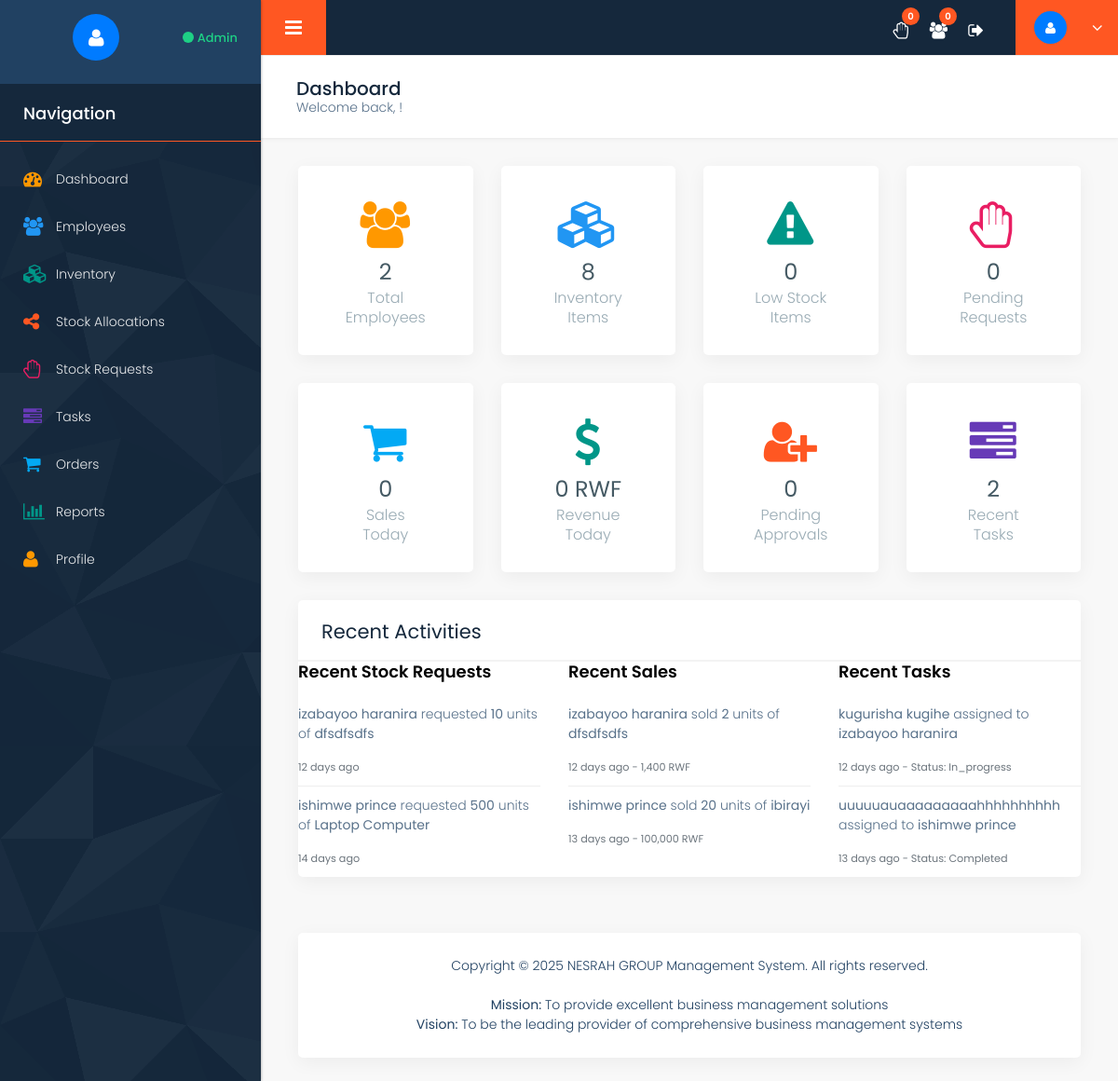
The page /dashboard.php (signed in) on the database as committed earlier.
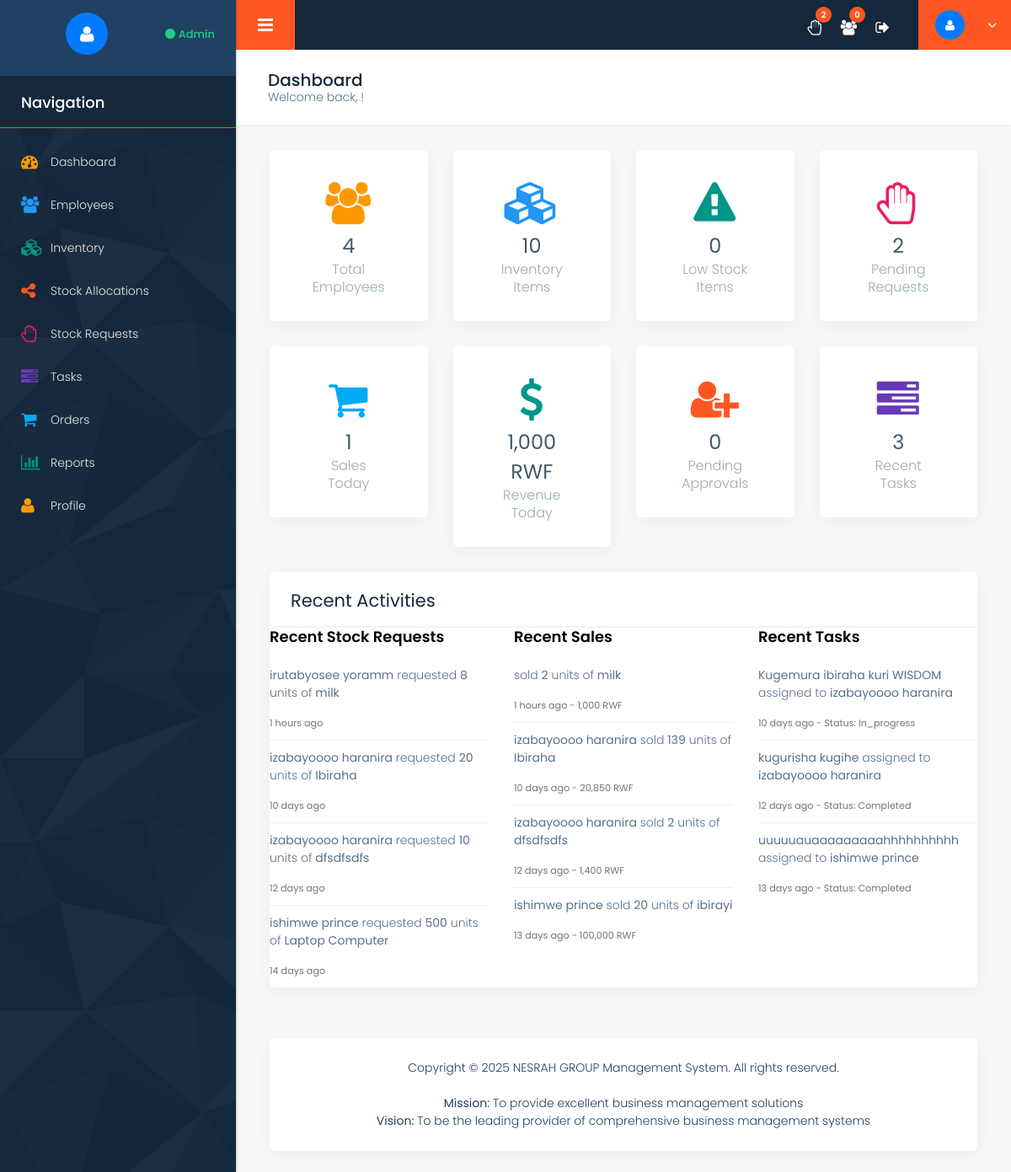
The same page on the database as committed later.
### tables this page shows
CREATE TABLE `stock_requests` (
  `id` int(11) NOT NULL,
  `item_id` int(11) NOT NULL,
  `user_id` int(11) NOT NULL,
  `requested_quantity` int(11) NOT NULL,
  `reason` text DEFAULT NULL,
  `status` enum('pending','approved','rejected') DEFAULT 'pending',
  `reviewed_by` int(11) DEFAULT NULL,
  `reviewed_at` timestamp NULL DEFAULT NULL,
  `admin_notes` text DEFAULT NULL,
  `created_at` timestamp NOT NULL DEFAULT current_timestamp()
);

CREATE TABLE `users` (
  `id` int(11) NOT NULL,
  `username` varchar(50) NOT NULL,
  `email` varchar(100) NOT NULL,
  `password` varchar(255) NOT NULL,
  `plain_password` varchar(255) DEFAULT NULL,
  `first_name` varchar(50) NOT NULL,
  `last_name` varchar(50) NOT NULL,
  `phone` varchar(20) DEFAULT NULL,
  `address` text DEFAULT NULL,
  `role` enum('admin','employee') DEFAULT 'employee',
  `status` enum('pending','active','inactive') DEFAULT 'pending',
  `created_at` timestamp NOT NULL DEFAULT current_timestamp(),
  `updated_at` timestamp NOT NULL DEFAULT current_timestamp() ON UPDATE current_timestamp()
);

CREATE TABLE `inventory` (
  `id` int(11) NOT NULL,
  `item_code` varchar(50) NOT NULL,
  `item_name` varchar(100) NOT NULL,
  `description` text DEFAULT NULL,
  `category` varchar(50) DEFAULT NULL,
  `unit_price` decimal(10,2) NOT NULL,
  `current_stock` int(11) DEFAULT 0,
  `reorder_level` int(11) DEFAULT 10,
  `created_at` timestamp NOT NULL DEFAULT current_timestamp(),
  `updated_at` timestamp NOT NULL DEFAULT current_timestamp() ON UPDATE current_timestamp()
);

CREATE TABLE `sales` (
  `id` int(11) NOT NULL,
  `user_id` int(11) NOT NULL,
  `item_id` int(11) NOT NULL,
  `customer_name` varchar(100) NOT NULL,
  `customer_phone` varchar(20) DEFAULT NULL,
  `customer_email` varchar(100) DEFAULT NULL,
  `quantity` int(11) NOT NULL,
  `unit_price` decimal(10,2) NOT NULL,
  `total_amount` decimal(10,2) NOT NULL,
  `payment_method` enum('cash','card','bank_transfer','credit') DEFAULT 'cash',
  `payment_status` enum('pending','paid','partial') DEFAULT 'paid',
  `notes` text DEFAULT NULL,
  `created_at` timestamp NOT NULL DEFAULT current_timestamp()
);

CREATE TABLE `tasks` (
  `id` int(11) NOT NULL,
  `title` varchar(200) NOT NULL,
  `description` text DEFAULT NULL,
  `assigned_to` int(11) NOT NULL,
  `assigned_by` int(11) NOT NULL,
  `priority` enum('low','medium','high','urgent') DEFAULT 'medium',
  `status` enum('pending','in_progress','completed','cancelled') DEFAULT 'pending',
  `due_date` date DEFAULT NULL,
  `completed_at` timestamp NULL DEFAULT NULL,
  `created_at` timestamp NOT NULL DEFAULT current_timestamp(),
  `updated_at` timestamp NOT NULL DEFAULT current_timestamp() ON UPDATE current_timestamp()
);

### config/config.php (called while the page is built, shortened)
<?php
function isLoggedIn() {
    return isset($_SESSION['user_id']) && !empty($_SESSION['user_id']);
}
function isAdmin() {
    return isLoggedIn() && isset($_SESSION['user_role']) && $_SESSION['user_role'] === ROLE_ADMIN;
}
function formatCurrency($amount) {
    return number_format($amount ?? 0, 0) . ' RWF';
}
function getTimeAgo($datetime) {
    $time = time() - strtotime($datetime);
    if ($time < 86400) return floor($time/3600) . ' hours ago';
    if ($time < 2592000) return floor($time/86400) . ' days ago';
    return floor($time/31536000) . ' years ago';
}
?>

### dashboard.php (the view, shortened to what the changed rows need)
<?php
require_once __DIR__ . '/includes/header.php';
$recent_activities = array();
if (isAdmin()) {
    $query = "SELECT sr.*, u.first_name, u.last_name, i.item_name
              FROM stock_requests sr
              JOIN users u ON sr.user_id = u.id
              JOIN inventory i ON sr.item_id = i.id
              ORDER BY sr.created_at DESC LIMIT 5";
    $stmt = $db->prepare($query);
    $stmt->execute();
    $recent_activities['stock_requests'] = $stmt->fetchAll();
    $query = "SELECT s.*, u.first_name, u.last_name, i.item_name
              FROM sales s
              JOIN users u ON s.user_id = u.id
              JOIN inventory i ON s.item_id = i.id
              ORDER BY s.created_at DESC LIMIT 5";
    $stmt = $db->prepare($query);
    $stmt->execute();
    $recent_activities['sales'] = $stmt->fetchAll();
    $query = "SELECT t.*, u1.first_name as assigned_to_name, u1.last_name as assigned_to_last,
                     u2.first_name as assigned_by_name, u2.last_name as assigned_by_last
              FROM tasks t
              JOIN users u1 ON t.assigned_to = u1.id
              JOIN users u2 ON t.assigned_by = u2.id
              ORDER BY t.created_at DESC LIMIT 5";
    $stmt = $db->prepare($query);
    $stmt->execute();
    $recent_activities['tasks'] = $stmt->fetchAll();
}
?>
<div class="row column_title">
    <div class="col-md-12">
        <div class="page_title">
            <h2>Dashboard</h2>
        </div>
    </div>
</div>
<?php if (isAdmin()): ?>
<div class="row column1">
    <div class="col-md-6 col-lg-3">
        <div class="full counter_section margin_bottom_30">
            <div class="couter_icon">
                <div>
                    <i class="fa fa-users yellow_color"></i>
                </div>
            </div>
            <div class="counter_no">
                <div>
                    <p class="total_no"><?php echo $stats['total_employees']; ?></p>
                    <p class="head_couter">Total Employees</p>
                </div>
            </div>
        </div>
    </div>
    <div class="col-md-6 col-lg-3">
        <div class="full counter_section margin_bottom_30">
            <div class="couter_icon">
                <div>
                    <i class="fa fa-cubes blue1_color"></i>
                </div>
            </div>
            <div class="counter_no">
                <div>
                    <p class="total_no"><?php echo $stats['total_items']; ?></p>
                    <p class="head_couter">Inventory Items</p>
                </div>
            </div>
        </div>
    </div>
    <div class="col-md-6 col-lg-3">
        <div class="full counter_section margin_bottom_30">
            <div class="couter_icon">
                <div>
                    <i class="fa fa-exclamation-triangle green_color"></i>
                </div>
            </div>
            <div class="counter_no">
                <div>
                    <p class="total_no"><?php echo $stats['low_stock_items']; ?></p>
                    <p class="head_couter">Low Stock Items</p>
                </div>
            </div>
        </div>
    </div>
    <div class="col-md-6 col-lg-3">
        <div class="full counter_section margin_bottom_30">
            <div class="couter_icon">
                <div>
                    <i class="fa fa-hand-paper-o red_color"></i>
                </div>
            </div>
            <div class="counter_no">
                <div>
                    <p class="total_no"><?php echo $stats['pending_requests']; ?></p>
                    <p class="head_couter">Pending Requests</p>
                </div>
            </div>
        </div>
    </div>
</div>
<div class="row column1">
    <div class="col-md-6 col-lg-3">
        <div class="full counter_section margin_bottom_30">
            <div class="couter_icon">
                <div>
                    <i class="fa fa-shopping-cart blue2_color"></i>
                </div>
            </div>
            <div class="counter_no">
                <div>
                    <p class="total_no"><?php echo $stats['sales_today_count']; ?></p>
                    <p class="head_couter">Sales Today</p>
                </div>
            </div>
        </div>
    </div>
    <div class="col-md-6 col-lg-3">
        <div class="full counter_section margin_bottom_30">
            <div class="couter_icon">
                <div>
                    <i class="fa fa-dollar green_color"></i>
                </div>
            </div>
            <div class="counter_no">
                <div>
                    <p class="total_no"><?php echo formatCurrency($stats['sales_today_amount']); ?></p>
                    <p class="head_couter">Revenue Today</p>
                </div>
            </div>
        </div>
    </div>
    <div class="col-md-6 col-lg-3">
        <div class="full counter_section margin_bottom_30">
            <div class="couter_icon">
                <div>
                    <i class="fa fa-user-plus orange_color"></i>
                </div>
            </div>
            <div class="counter_no">
                <div>
                    <p class="total_no"><?php echo $stats['pending_approvals']; ?></p>
                    <p class="head_couter">Pending Approvals</p>
                </div>
            </div>
        </div>
    </div>
    <div class="col-md-6 col-lg-3">
        <div class="full counter_section margin_bottom_30">
            <div class="couter_icon">
                <div>
                    <i class="fa fa-tasks purple_color"></i>
                </div>
            </div>
            <div class="counter_no">
                <div>
                    <p class="total_no"><?php echo count($recent_activities['tasks']); ?></p>
                    <p class="head_couter">Recent Tasks</p>
                </div>
            </div>
        </div>
    </div>
</div>
<?php endif; ?>
<div class="row column2">
    <div class="col-md-12">
        <div class="white_shd full margin_bottom_30">
            <div class="full graph_head">
                <div class="heading1 margin_0">
                    <h2>Recent Activities</h2>
                </div>
            </div>
            <div class="full graph_revenue">
                <div class="row">
                    <div class="col-md-12">
                        <div class="content">
                            <?php if (isAdmin()): ?>
                                <div class="row">
                                    <div class="col-md-4">
                                        <?php if (count($recent_activities['stock_requests']) > 0): ?>
                                            <?php foreach ($recent_activities['stock_requests'] as $request): ?>
                                                <div class="activity_item">
                                                    <p><strong><?php echo $request['first_name'] . ' ' . $request['last_name']; ?></strong> requested <strong><?php echo $request['requested_quantity']; ?></strong> units of <strong><?php echo $request['item_name']; ?></strong></p>
                                                    <small class="text-muted"><?php echo getTimeAgo($request['created_at']); ?></small>
                                                </div>
                                            <?php endforeach; ?>
                                        <?php else: ?>
                                            <p class="text-muted">No recent stock requests</p>
                                        <?php endif; ?>
                                    </div>
                                    <div class="col-md-4">
                                        <?php if (count($recent_activities['sales']) > 0): ?>
                                            <?php foreach ($recent_activities['sales'] as $sale): ?>
                                                <div class="activity_item">
                                                    <p><strong><?php echo $sale['first_name'] . ' ' . $sale['last_name']; ?></strong> sold <strong><?php echo $sale['quantity']; ?></strong> units of <strong><?php echo $sale['item_name']; ?></strong></p>
                                                    <small class="text-muted"><?php echo getTimeAgo($sale['created_at']); ?> - <?php echo formatCurrency($sale['total_amount']); ?></small>
                                                </div>
                                            <?php endforeach; ?>
                                        <?php else: ?>
                                            <p class="text-muted">No recent sales</p>
                                        <?php endif; ?>
                                    </div>
                                    <div class="col-md-4">
                                        <?php if (count($recent_activities['tasks']) > 0): ?>
                                            <?php foreach ($recent_activities['tasks'] as $task): ?>
                                                <div class="activity_item">
                                                    <p><strong><?php echo $task['title']; ?></strong> assigned to <strong><?php echo $task['assigned_to_name'] . ' ' . $task['assigned_to_last']; ?></strong></p>
                                                    <small class="text-muted"><?php echo getTimeAgo($task['created_at']); ?> - Status: <?php echo ucfirst($task['status']); ?></small>
                                                </div>
                                            <?php endforeach; ?>
                                        <?php else: ?>
                                            <p class="text-muted">No recent tasks</p>
                                        <?php endif; ?>
                                    </div>
                                </div>
                            <?php endif; ?>
                        </div>
                    </div>
                </div>
            </div>
        </div>
    </div>
</div>
<?php require_once __DIR__ . '/includes/footer.php'; ?>

### includes/header.php (shortened to what the changed rows need)
<?php
require_once __DIR__ . '/../config/config.php';
$stats = array(
    'total_employees' => 0,
    'pending_approvals' => 0,
    'total_items' => 0,
    'low_stock_items' => 0,
    'pending_requests' => 0,
    'sales_today_count' => 0,
    'sales_today_amount' => 0,
    'my_allocations' => 0,
    'my_tasks' => 0,
    'my_sales_today_count' => 0,
    'my_sales_today_amount' => 0,
    'attendance_today' => null
);
if (isAdmin()) {
    $query = "SELECT COUNT(*) as total FROM users WHERE role = 'employee'";
    $stmt = $db->prepare($query);
    $stmt->execute();
    $stats['total_employees'] = $stmt->fetch()['total'] ?? 0;
    $query = "SELECT COUNT(*) as total FROM users WHERE status = 'pending'";
    $stmt = $db->prepare($query);
    $stmt->execute();
    $stats['pending_approvals'] = $stmt->fetch()['total'] ?? 0;
    $query = "SELECT COUNT(*) as total FROM inventory";
    $stmt = $db->prepare($query);
    $stmt->execute();
    $stats['total_items'] = $stmt->fetch()['total'] ?? 0;
    $query = "SELECT COUNT(*) as total FROM inventory WHERE current_stock <= reorder_level";
    $stmt = $db->prepare($query);
    $stmt->execute();
    $stats['low_stock_items'] = $stmt->fetch()['total'] ?? 0;
    $query = "SELECT COUNT(*) as total FROM stock_requests WHERE status = 'pending'";
    $stmt = $db->prepare($query);
    $stmt->execute();
    $stats['pending_requests'] = $stmt->fetch()['total'] ?? 0;
    $query = "SELECT COUNT(*) as total, COALESCE(SUM(total_amount), 0) as amount FROM sales WHERE DATE(created_at) = CURDATE()";
    $stmt = $db->prepare($query);
    $stmt->execute();
    $sales_today = $stmt->fetch();
    $stats['sales_today_count'] = $sales_today['total'] ?? 0;
    $stats['sales_today_amount'] = $sales_today['amount'] ?? 0;
}
?>
<!DOCTYPE html>
<html lang="en">
<head>
    <link rel="stylesheet" href="css/semantic.min.css">
    <link rel="stylesheet" href="css/custom_transitions.css">
    <link rel="stylesheet" href="css/bootstrap.min.css" />
    <link rel="stylesheet" href="style.css" />
    <link rel="stylesheet" href="css/responsive.css" />
    <link rel="stylesheet" href="css/custom.css" />
    <link rel="stylesheet" href="css/font-awesome.min.css" />
</head>
<body class="dashboard dashboard_1">
    <div class="full_container">
        <div class="inner_container">
            <div id="content">
                <div class="topbar">
                    <nav class="navbar navbar-expand-lg navbar-light">
                        <div class="full">
                            <div class="right_topbar">
                                <div class="icon_info">
                                    <ul>
                                        <?php if (isAdmin()): ?>
                                        <li><a href="stock_requests.php"><i class="fa fa-hand-paper-o"></i><span class="badge"><?php echo $stats['pending_requests']; ?></span></a></li>
                                        <li><a href="employees.php"><i class="fa fa-users"></i><span class="badge"><?php echo $stats['pending_approvals']; ?></span></a></li>
                                        <?php endif; ?>
                                    </ul>
                                </div>
                            </div>
                        </div>
                    </nav>
                </div>
                <div class="midde_cont">
                    <div class="container-fluid">

Rows that differ between the two databases and show on the page:
added stock_requests: user.first_name "irutabyosee", user.last_name "yoramm", requested_quantity "8", item.item_name "milk", created_at "1 hours ago"
added stock_requests: user.first_name "izabayoooo", user.last_name "haranira", requested_quantity "20", item.item_name "Ibiraha", created_at "10 days ago"
changed through a linked row, stock_requests "12 days ago": user.first_name "izabayoo" → "izabayoooo"
added sales: quantity "2", item.item_name "milk", created_at "1 hours ago", total_amount "1,000 RWF"
added sales: user.first_name "izabayoooo", user.last_name "haranira", quantity "139", item.item_name "Ibiraha", created_at "10 days ago", total_amount "20,850 RWF"
changed through a linked row, sales "12 days ago": user.first_name "izabayoo" → "izabayoooo"
added tasks: title "Kugemura ibiraha kuri WISDOM", assigned_to.first_name "izabayoooo", assigned_to.last_name "haranira", created_at "10 days ago", status "In_progress"
changed tasks "kugurisha kugihe": assigned_to.first_name "izabayoo" → "izabayoooo"; status "In_progress" → "Completed"
Other text that changed with them:
$stats['pending_requests']: "0" → "2"
$stats['total_employees']: "2" → "4"
$stats['total_items']: "8" → "10"
$stats['sales_today_count']: "0" → "1"
formatCurrency($stats['sales_today_amount']): "0 RWF" → "1,000 RWF"
count($recent_activities['tasks']): "2" → "3"
